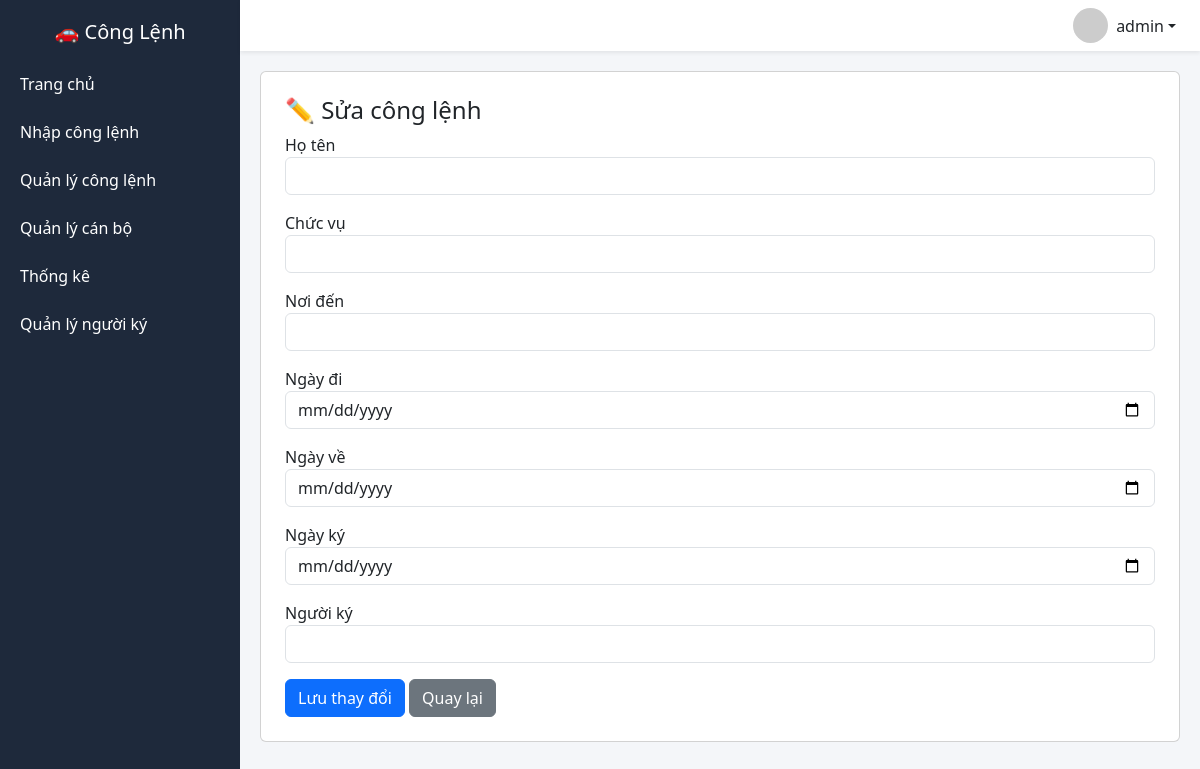
Page /sua/18 (signed in) on the earlier database version.
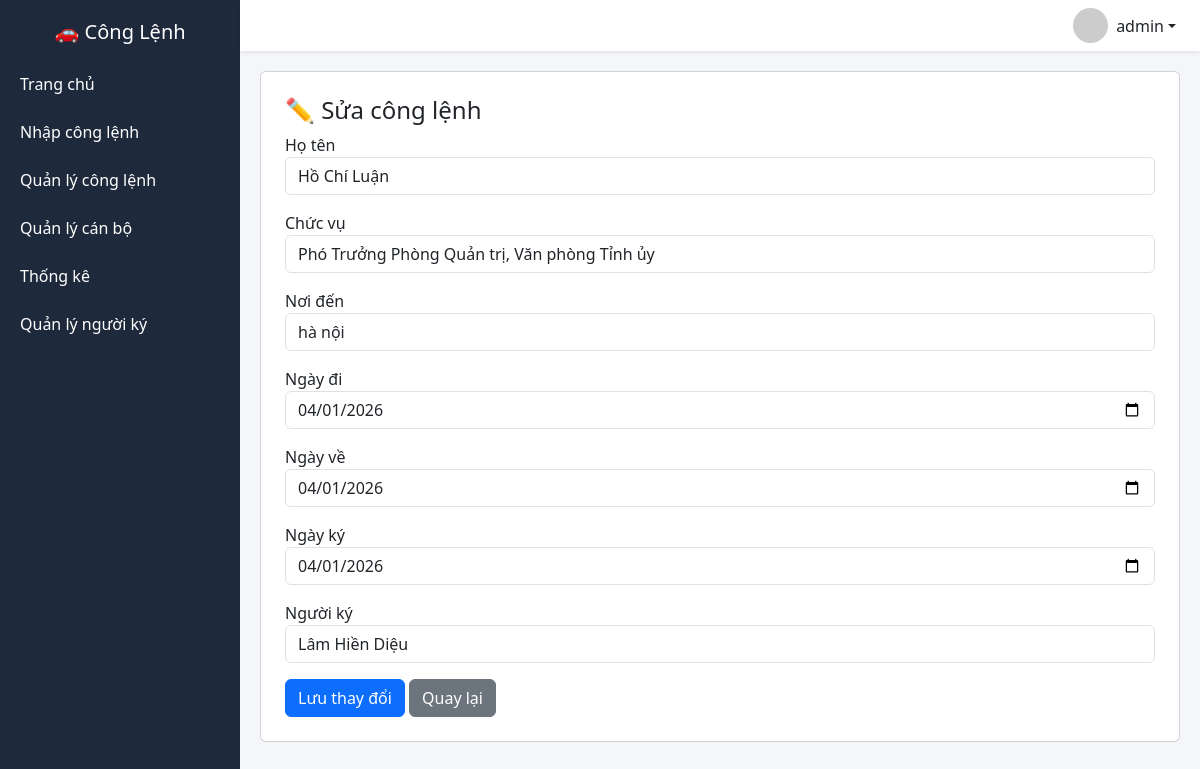
Same page on the later database version.
### tables this page shows
CREATE TABLE conglenh(
       id INTEGER PRIMARY KEY AUTOINCREMENT,
       nam INTEGER,
       so_thu_tu INTEGER,
       so_cong_lenh TEXT UNIQUE,
       ho_ten TEXT,
       chuc_vu TEXT,
        noi_den TEXT,
       ngay_di TEXT,
       ngay_ve TEXT,
       ngay_ky TEXT,
       nguoi_ky TEXT,
      created_at TEXT,
      UNIQUE(nam, so_thu_tu)
   );

### app.py (the view, shortened to what this page needs)
@app.route("/sua/<int:id>", methods=["GET","POST"])
def sua(id):
    conn = sqlite3.connect(DB)
    conn.row_factory = sqlite3.Row
    c = conn.cursor()
    c.execute("SELECT * FROM conglenh WHERE id=?", (id,))
    data = c.fetchone()
    conn.close()
    return render_template("sua.html", row=data)

### app.py (called while the page is built)
@app.before_request
def require_login():
    allowed_routes = [
        "login",
        "static",
        "api_nguoidicongtac",
        "api_nguoiky"
    ]
    if request.endpoint is None:
        return
    if request.endpoint not in allowed_routes and "user" not in session:
        return redirect("/login")

### templates/sua.html
{% extends "layout.html" %}
{% block content %}
<div class="card p-4 card-dashboard">
<h4>✏️ Sửa công lệnh</h4>
<form method="post">
<div class="mb-3">
<label>Họ tên</label>
<input name="ho_ten" class="form-control" value="{{row['ho_ten']}}">
</div>
<div class="mb-3">
<label>Chức vụ</label>
<input name="chuc_vu" class="form-control" value="{{row['chuc_vu']}}">
</div>
<div class="mb-3">
<label>Nơi đến</label>
<input name="noi_den" class="form-control" value="{{row['noi_den']}}">
</div>
<div class="mb-3">
<label>Ngày đi</label>
<input type="date" name="ngay_di" class="form-control" value="{{row['ngay_di']}}">
</div>
<div class="mb-3">
<label>Ngày về</label>
<input type="date" name="ngay_ve" class="form-control" value="{{row['ngay_ve']}}">
</div>
<div class="mb-3">
<label>Ngày ký</label>
<input type="date" name="ngay_ky" class="form-control" value="{{row['ngay_ky']}}">
</div>
<div class="mb-3">
<label>Người ký</label>
<input name="nguoi_ky" class="form-control" value="{{row['nguoi_ky']}}">
</div>
<button class="btn btn-primary">Lưu thay đổi</button>
<a href="/danhsach" class="btn btn-secondary">Quay lại</a>
</form>
</div>
{% endblock %}

Differences in the rows shown:
added conglenh: ho_ten "Hồ Chí Luận", chuc_vu "Phó Trưởng Phòng Quản trị, Văn phòng Tỉnh ủy", noi_den "hà nội", ngay_di "04/01/2026", ngay_ve "04/01/2026", ngay_ky "04/01/2026", nguoi_ky "Lâm Hiền Diệu"
